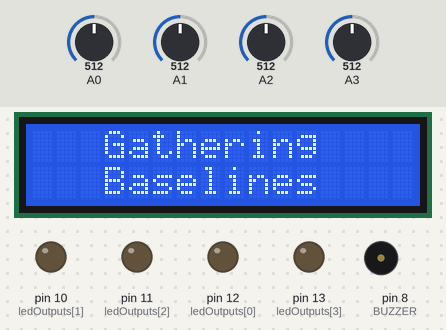
Simulated run of this sketch. Board: Arduino Uno, built with avr-gcc and run on an emulated ATmega328P. Shown: 16×2 character LCD, output pins drawn as LEDs (lit = HIGH), buzzer (waves = sounding). Inputs (shaded band) come from the test bench; at power-on: A2 = 512, A3 = 512, A1 = 512, A0 = 512. Random numbers use the default seed unless the sketch sets one; what the sketch prints to the serial monitor is not drawn.

Above: at 1.2 s.
1.3 s: A2 set to 584
At 2.2 s:
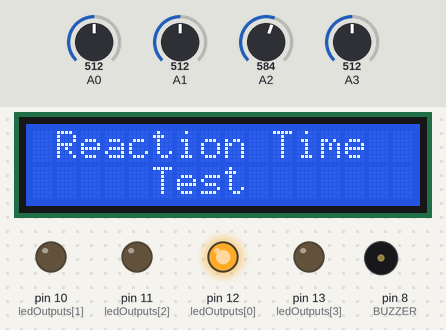
2.8 s: A2 set to 613
At 4.0 s:
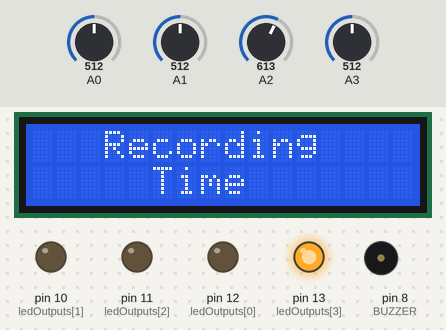
4.8 s: A3 set to 590
6.3 s: A3 set to 618
At 7.8 s:
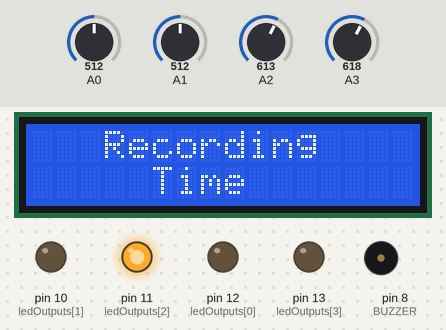
8.3 s: A1 set to 584
9.8 s: A1 set to 612
At 11.6 s:
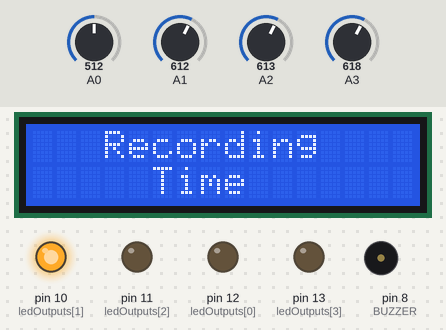
Timing chart, 0 to 12.9 s (numbered marks = the images above; inputs shaded):
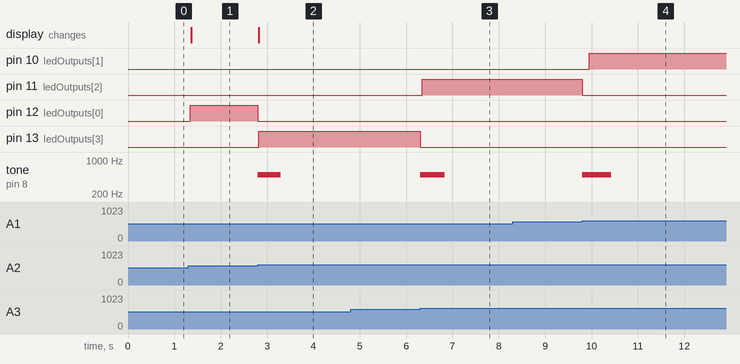

The sketch:

Reaction_Time_Test.ino
```cpp
#include <Wire.h>
#include <LiquidCrystal_I2C.h>

// Constants to represent Buzzer pin, LED pins, number of LEDS and the center LED index
const int BUZZER = 8;
const int numLEDS = 4;

const int ledInputs[] =   {2,  0,  1,  3};
const int ledOutputs[] = {12, 10, 11, 13};

const int centerIndex = 0;

// Array to hold baseline for each LED
// used to determine if light is on LED
int bases[numLEDS];

// The current LED index
int currentLED;

// The LCD display object
LiquidCrystal_I2C lcd(0x3F, 2, 1, 0, 4, 5, 6, 7, 3, POSITIVE);

/*
 * Enum to represent the current state of the device
 *
 * baseline - Represents the state in which we gather
 * sensor values to create a baseline light reading
 *
 * switch - Represents the state when switching between
 * LEDs
 *
 * sense - Represents the state in which we compare the
 * baseline to the current sensor values to figure out
 * if the laser has been pointed to the led
 *
 */
enum SensorState{
  BASELINE,
  SWITCH,
  SENSE
} s;


// Number of readings for the baseline
const int MAX_READINGS = 10;

// Std deviation and the treshold z-score for outliers
int stdDev = 30;
int threshold = 3;

// hold the currentTime for determining reaction time
// and the bestDif for holding the best reaction time
long currentTime;
int bestDif;

// Prints the name of the project onto the LCD
void printTitle(){
  lcd.clear();
  lcd.setCursor(1,0);
  lcd.print("Reaction Time");
  lcd.setCursor(5,1);
  lcd.print("Test");
}

// Prints the best and current reaction time
void printTimes(){
    long previousTime = currentTime;
    currentTime = millis();

    // Calculated reaction time
    int dif = (currentTime - previousTime);

    // Check if new time is better than previous best
    if(bestDif > dif || bestDif == -1){
      bestDif = dif;
    }

    lcd.clear();
    lcd.setCursor(0,0);
    lcd.print("Current: " );
    lcd.setCursor(9,0);
    lcd.print(dif);
    lcd.setCursor(14,0);
    lcd.print("ms");

    lcd.setCursor(0,1);
    lcd.print("Best: ");
    lcd.setCursor(9, 1);
    lcd.print(bestDif);
    lcd.setCursor(14,1);
    lcd.print("ms");
}

// Prints a status update that baselines are being collected for each LED
void printBaseline(){
  lcd.clear();
  lcd.setCursor(3,0);
  lcd.print("Gathering");
  lcd.setCursor(3,1);
  lcd.print("Baselines");
}

// Prints a status update that it is recording your time
void printRecording(){
  lcd.clear();
  lcd.setCursor(3,0);
  lcd.print("Recording");
  lcd.setCursor(5,1);
  lcd.print("Time");
}

void setup(){

  // Initialize serial communications
  Serial.begin(9600);

  // Set the random seeds
  randomSeed(analogRead(0));

  // Initialize the lcd display
  lcd.begin(16,2);

  // Set the LED outputs
  for(int LED: ledOutputs)
    pinMode(LED, OUTPUT);

  // Set the current LED to the center most one
  currentLED = centerIndex;

  // Set the current best to an arbitary number, -1
  bestDif = -1;

  // Set the current state to the baseline
  s = BASELINE;

}

void loop(){

  // Detect which state we are in and go to the associated method call
  switch(s){
    case BASELINE:
      baseline();
    break;
    case SWITCH:
      switchLEDs();
    break;
    case SENSE:
      sense();
    break;
  }

}

// Method to collect a baseline
void baseline(){

  // Update status to collecting baselines
  printBaseline();

  // Delay to avoid reading spike at the beginning
  delay(250);

  // time to delay so we can obtain all readings in 1 second (1000 ms).
  float readingDelay = 1000 / MAX_READINGS;

  // Sums for each LED for calculating base
  int sumReadings[numLEDS];
  for(int led = 0; led < numLEDS; led++){
    sumReadings[led] = 0;
  }

  // Sum the readings and delay accordingly
  for(int i = 0; i < MAX_READINGS; i++){
    for(int led = 0; led < numLEDS; led++){
      sumReadings[led] += analogRead(ledInputs[led]);
    }
      delay(readingDelay);
  }

  // Obtain the average
  for(int led = 0; led < numLEDS; led++){
    bases[led] = sumReadings[led] / MAX_READINGS;
    Serial.println(bases[led]);
  }

  // Set the current lit LED to be the center LED
  // set it to high and switch the state to sense light values
  currentLED = centerIndex;
  digitalWrite(ledOutputs[currentLED], HIGH);
  s = SENSE;

  // Prints the name to indicate it is ready for testing
  printTitle();

}

// Switches the active LED
void switchLEDs(){

  // Checks if the center LED was the previous LED hit
  if(currentLED == centerIndex){

    // Choose the next LED and start recording time
    currentTime = millis();

    currentLED = random(1, numLEDS);
    printRecording();

  }else{
    // Print reaction time and set the next LED to the center most one.
    printTimes();
    currentLED = centerIndex;
  }

  // Sets the current LED on and switches states to sense
  digitalWrite(ledOutputs[currentLED], HIGH);

  s = SENSE;

}

// Senses light values
void sense(){

  // get the sensor reading
  int val = analogRead(ledInputs[currentLED]);

  // detect outlier
  if( val >= 3* stdDev + bases[currentLED]){
    // Turn off the LED
    digitalWrite(ledOutputs[currentLED], LOW);

    // Buzz to indicate its been hit and switch states to Switch state
    tone(BUZZER, 500, 500);
    Serial.println(val);
    s = SWITCH;
  }

}
```

Measured:
- the behaviour switches between 601 and 602 on A2 (found by bisection; images 1 and 2)
- the behaviour switches between 601 and 602 on A3 (found by bisection; images 2 and 3)
- the behaviour switches between 601 and 602 on A1 (found by bisection; images 3 and 4)
- after the input at 2.8 s, pin 12 (ledOutputs[0]): HIGH → LOW at once; pin 13 (ledOutputs[3]): LOW → HIGH at once; tone on pin 8 (BUZZER): silent → 500 Hz at once, → silent 0.50 s later; the display: changes at once (image 2)
- after the input at 4.8 s, every drawn part: stays the same
- after the input at 6.3 s, pin 11 (ledOutputs[2]): LOW → HIGH after 0.05 s; pin 13 (ledOutputs[3]): HIGH → LOW at once; tone on pin 8 (BUZZER): silent → 500 Hz at once, → silent 0.53 s later
- after the input at 8.3 s, every drawn part: stays the same
- after the input at 9.8 s, pin 10 (ledOutputs[1]): LOW → HIGH after 0.14 s; pin 11 (ledOutputs[2]): HIGH → LOW at once; tone on pin 8 (BUZZER): silent → 500 Hz at once, → silent 0.63 s later
